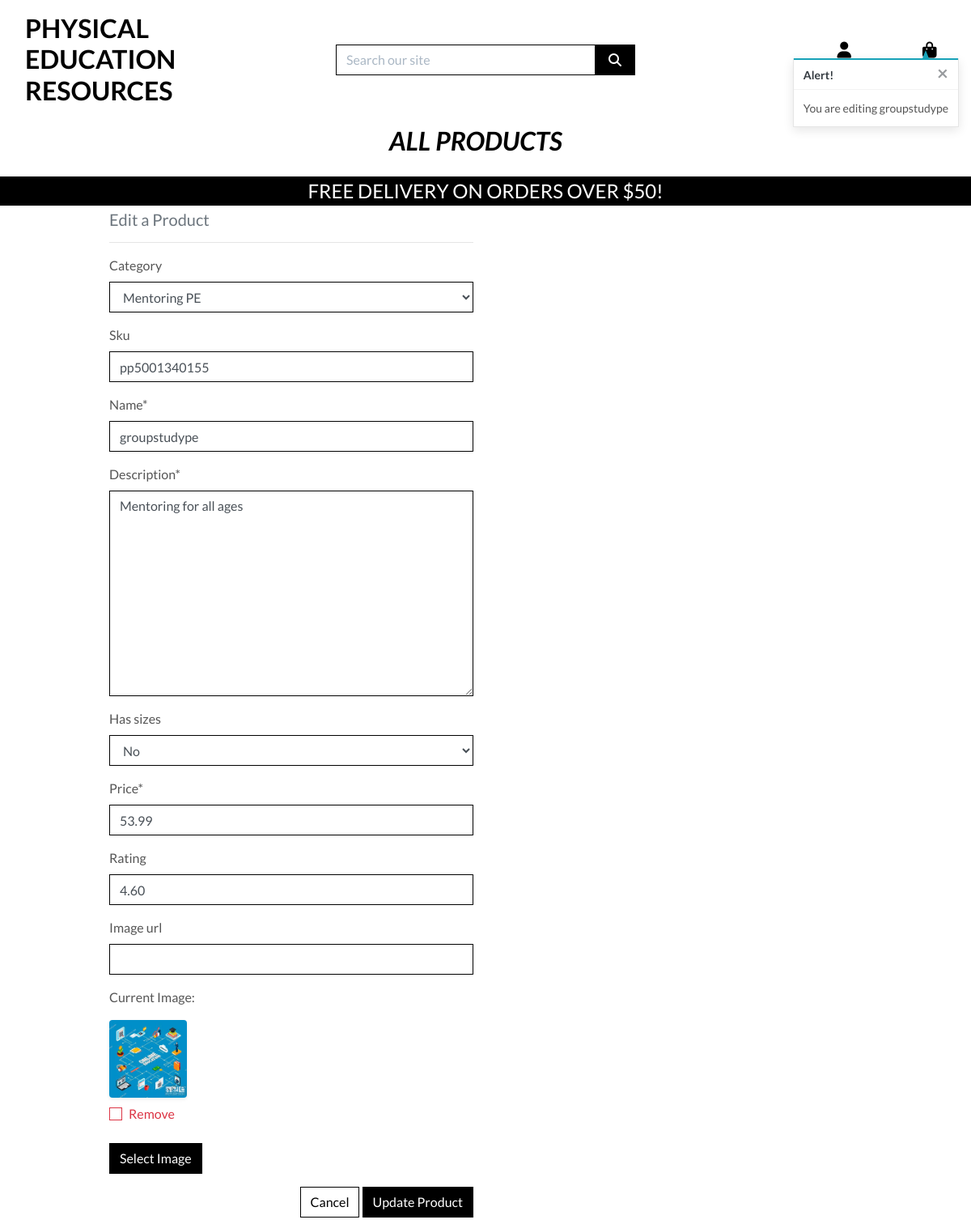
The app's page /products/edit/2/ (signed in) with its own data.
### products/models.py (models this page shows, shortened)
class Product(models.Model):
    category = models.ForeignKey('Category', null=True, blank=True, on_delete=models.SET_NULL)
    sku = models.CharField(max_length=254, null=True, blank=True)
    name = models.CharField(max_length=254)
    description = models.TextField()
    has_sizes = models.BooleanField(default=False, null=True, blank=True)
    price = models.DecimalField(max_digits=6, decimal_places=2)
    rating = models.DecimalField(max_digits=6, decimal_places=2, null=True, blank=True)
    image_url = models.URLField(max_length=1024, null=True, blank=True)
    image = models.ImageField(null=True, blank=True)

### products/views.py (the view)
# urls.py: path('edit/<int:product_id>/', views.edit_product, name='edit_product'),
@login_required
def edit_product(request, product_id):
    if not request.user.is_superuser:
        messages.error(request, 'Sorry, only store owners can do that.')
        return redirect(reverse('home'))
    product = get_object_or_404(Product, pk=product_id)
    if request.method == 'POST':
        form = ProductForm(request.POST, request.FILES, instance=product)
        if form.is_valid():
            form.save()
            messages.success(request, 'Successfully updated product!')
            return redirect(reverse('product_detail', args=[product.id]))
        else:
            messages.error(request, 'Failed to update product. Please ensure the form is valid.')
    else:
        form = ProductForm(instance=product)
        messages.info(request, f'You are editing {product.name}')
    template = 'products/edit_product.html'
    context = {
        'form': form,
        'product': product,
    }
    return render(request, template, context)

### products/forms.py
class ProductForm(forms.ModelForm):
    class Meta:
        model = Product
        fields = '__all__'
    image = forms.ImageField(label='Image', required=False, widget=CustomClearableFileInput)
    def __init__(self, *args, **kwargs):
        super().__init__(*args, **kwargs)
        categories = Category.objects.all()
        friendly_names = [(c.id, c.get_friendly_name()) for c in categories]
        self.fields['category'].choices = friendly_names
        for field_name, field in self.fields.items():
            field.widget.attrs['class'] = 'border-black rounded-0'

### bag/contexts.py (called while the page is built, shortened)
def bag_contents(request):
    bag_items = []
    total = 0
    product_count = 0
    bag = request.session.get('bag', {})
    if total < settings.FREE_DELIVERY_THRESHOLD:
        delivery = total * Decimal(settings.STANDARD_DELIVERY_PERCENTAGE / 100)
        free_delivery_delta = settings.FREE_DELIVERY_THRESHOLD - total
    else:
        delivery = 0
        free_delivery_delta = 0
    grand_total = delivery + total
    context = {
        'bag_items': bag_items,
        'total': total,
        'product_count': product_count,
        'delivery': delivery,
        'free_delivery_delta': free_delivery_delta,
        'free_delivery_threshold': settings.FREE_DELIVERY_THRESHOLD,
        'grand_total': grand_total,
    }
    return context

### products/models.py (called while the page is built)
    def get_friendly_name(self):
        return self.friendly_name

### products/templates/products/edit_product.html (shortened to what this page needs)
{% extends "base.html" %}
{% load static %}
{% block page_header %}
    <div class="container header-container">
    </div>
{% endblock %}
{% block content %}
    <div class="overlay"></div>
    <div class="container">
        <div class="row">
            <div class="col-12 col-md-6">
                <h2 class="logo-font mb-4">Product Management</h2>
                <h5 class="text-muted">Edit a Product</h5>
                <hr>
            </div>
        </div>
        <div class="row">
            <div class="col-12 col-md-6">
                <form method="POST" action="{% url 'edit_product' product.id %}" class="form mb-2" enctype="multipart/form-data">
                    {% for field in form %}
                        {% if field.name != 'image' %}
                            {{ field | as_crispy_field }}
                        {% else %}
                            {{ field }}
                        {% endif %}
                    {% endfor %}
                    <div class="text-right">
                        <a class="btn btn-outline-black rounded-0" href="{% url 'products' %}">Cancel</a>
                        <button class="btn btn-black rounded-0" type="submit">Update Product</button>
                    </div>
                </form>
            </div>
        </div>
    </div>
{% endblock %}

### static/css/base.css (style rules this page uses)
html { height: 100%; }
body { background: url('/media/pecurriculumpe.jpg') no-repeat center center fixed; background-size: cover; height: calc(100vh - 164px); color: #555; font-family: 'Lato'; }
.logo-font { text-transform: uppercase; }
.btn-black { background: black; color: white; }
.btn-outline-black { background: white; color: black !important; border: 1px solid black; }
.border-black { border: 1px solid black !important; }
.overlay { height: 100%; width: 100%; top: 0; left: 0; position: fixed; background: white; z-index: -1; }
@media (min-width: 1200px) { .container { max-width: 80%; } }
@media (min-width: 992px) { .header-container { padding-top: 164px; } }

### records on screen
Product: category "Mentoring PE" "pp5001340155" "groupstudype" "Mentoring for all ages" "No" "53.99" "4.60"

### other values on screen
{{ free_delivery_threshold }} "50"
{{ message }} "You are editing groupstudype"
{{ widget.initial_text }} "Current Image"
{{ widget.clear_checkbox_label }} "Remove"
